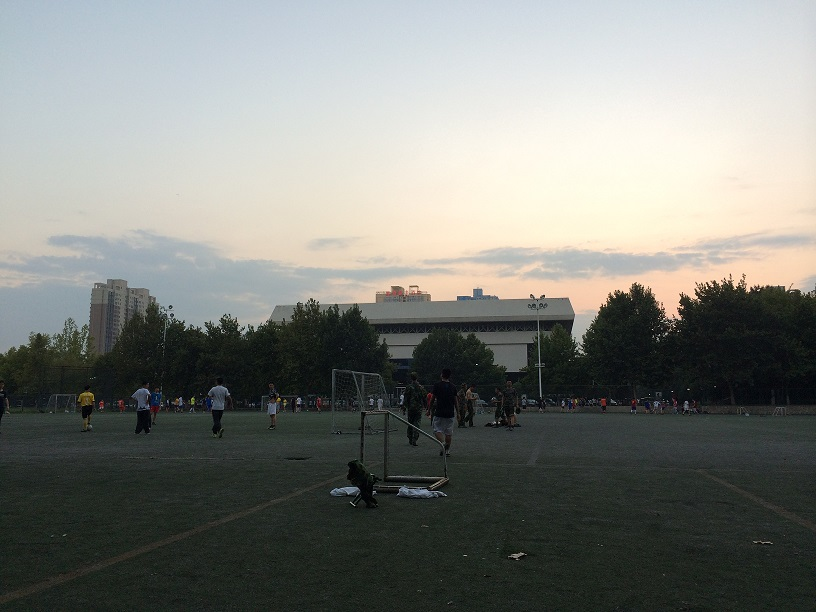
#> input picture ImageTest/Testimg/test.jpg, 816 x 612 px, found by its file name
$ python Img.py
#> lines starting #> are read from the running program, lines starting #| are printed output that depends on the picture
from PIL import Image
import numpy as np
import math
import cv2
import matplotlib.pyplot as plt

src = np.array(Image.open('test.jpg'))
#> src is the input picture: shape (612, 816, 3); mean R, G, B 127.2, 129.3, 124.4
img = np.array(Image.open('XJTU.png'))
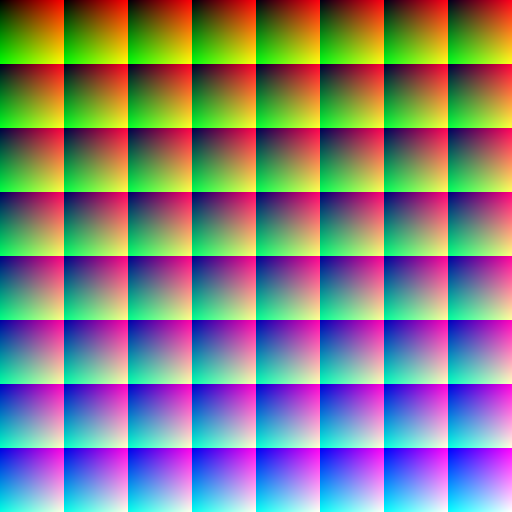
#> input picture ImageTest/FilterImg/XJTU.png, 512 x 512 px, found by its file name
#> img is the input picture: shape (512, 512, 3); mean R, G, B 127.5, 127.5, 127.5
img2 = np.array(Image.open('filter2.jpg'))
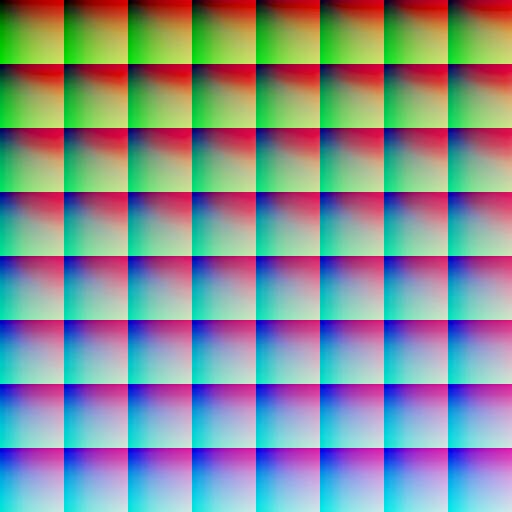
#> input picture ImageTest/FilterImg/filter2.jpg, 512 x 512 px, found by its file name
#> img2 is the input picture: shape (512, 512, 3); mean R, G, B 133, 143, 148.5

# [6 lines of commented-out code are left out]


z = src[100][100][0]
#> z = 199
y = src[100][100][1]
#> y = 208
x = src[100][100][2]
#> x = 213

pos_x = math.floor(y / 4) + math.floor(x/32) * 64
#> pos_x = 436
pos_y = math.floor(z / 4) + math.floor((x % 32) / 16)*64
#> pos_y = 113

print(img[int(pos_x)][int(pos_y)+1])
#| [202 210 198]
print(img[int(pos_x)+1][int(pos_y)])
#| [198 215 198]
#
# print(pos_x)
# print(pos_y)
#
print(img[int(pos_x)][int(pos_y)])
#| [198 210 198]
print(src[100][100])
#| [199 208 213]

print(img2[int(pos_x)][int(pos_y)])
#| [186 210 214]

print(img)
#> (printed output is left out)


for i in range(len(src)):
    for j in range(len(src[i])):
        z = src[i][j][0]
        y = src[i][j][1]
        x = src[i][j][2]
        pos_x = int(y / 4) + int(x / 32) * 64
        pos_y = int(z / 4) + int((x % 32) / 16) * 64
        src[i][j] = img2[pos_x][pos_y]
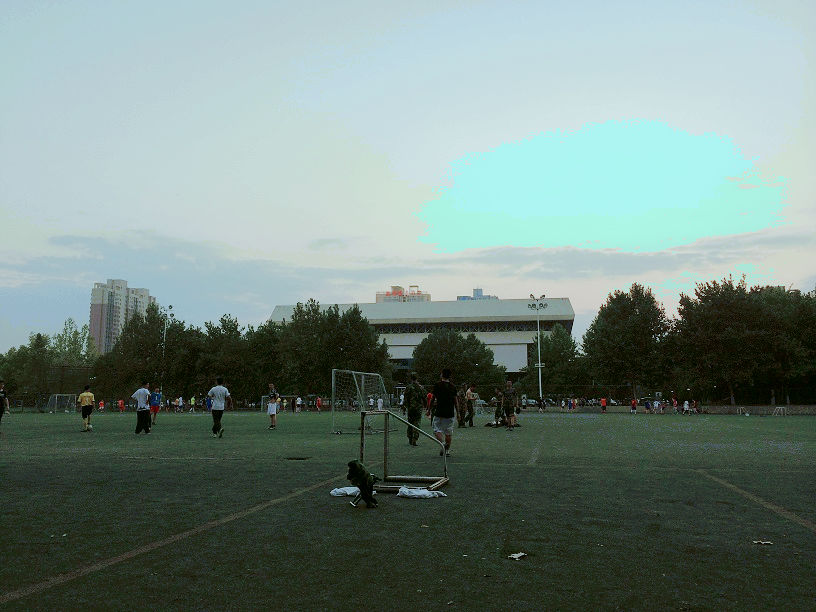
#> src: shape (612, 816, 3); mean R, G, B 116.1, 135.1, 128.7


cv2.imwrite('lvjing.jpg',src)


# [13 lines of commented-out code are left out]
